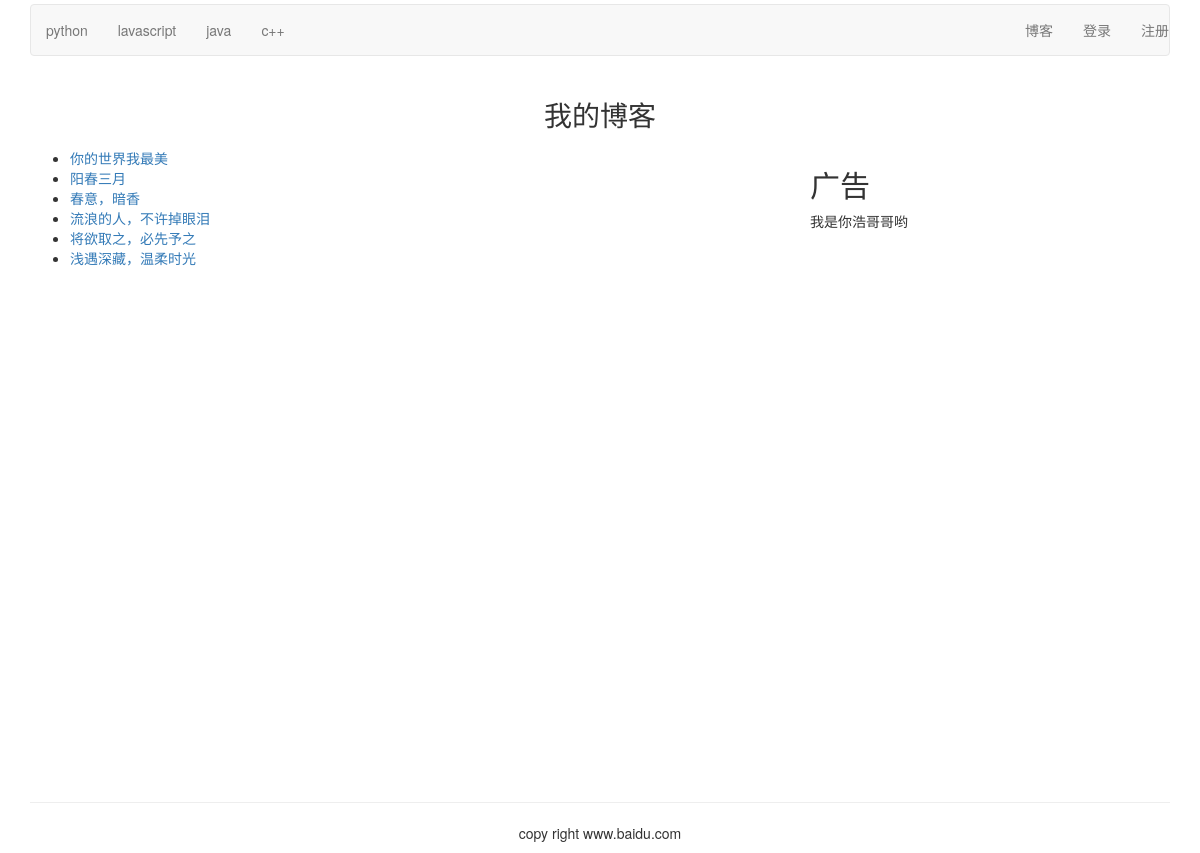
The app's page /blog/list/ with its own data.
### blog/models.py (models this page shows, shortened)
class BlogArticles(models.Model):
    title=models.CharField(max_length=30,verbose_name='标题')
    author=models.ForeignKey(UserProfile,on_delete=models.CASCADE,related_name='blog_posts',verbose_name='作者')
    body=models.TextField(verbose_name='内容')
    publish=models.DateTimeField(default=timezone.now,verbose_name='发布时间')
    class Meta:
        verbose_name='博客'
        verbose_name_plural='博客'
        ordering=('-publish',)

### blog/views.py (the view)
# urls.py: path('list/',blog_title,name='blog_title'),
def blog_title(request):
	blogs=BlogArticles.objects.all()
	return render(request,'blog_titles.html',{'blogs':blogs})

### templates/blog_titles.html (shortened to what this page needs)
{% extends 'base.html' %}
{% load staticfiles %}
{% block content %}
<div class="container">
	<div class="row text-center vertical-middle-sm">
		<h1>我的博客</h1>
	</div>
	<div class="row">
		<div class="col-xs-12 col-md-8">
			<ul>
			{% for blog in blogs %}
				<li><a href="{% url 'blog:blog_article' blog.id %}">{{ blog.title }}</li></a>
			{% endfor %}
			</ul>
		</div>
		<div class="col-xs-6 col-md-4">
			<h2>广告</h2>
			<p>我是你浩哥哥哟</p>
		</div>
	</div>
</div>
{% endblock %}

### records on screen
BlogArticles: title "你的世界我最美"
BlogArticles: title "阳春三月"
BlogArticles: title "春意，暗香"
BlogArticles: title "流浪的人，不许掉眼泪"
BlogArticles: title "将欲取之，必先予之"
BlogArticles: title "浅遇深藏，温柔时光"
